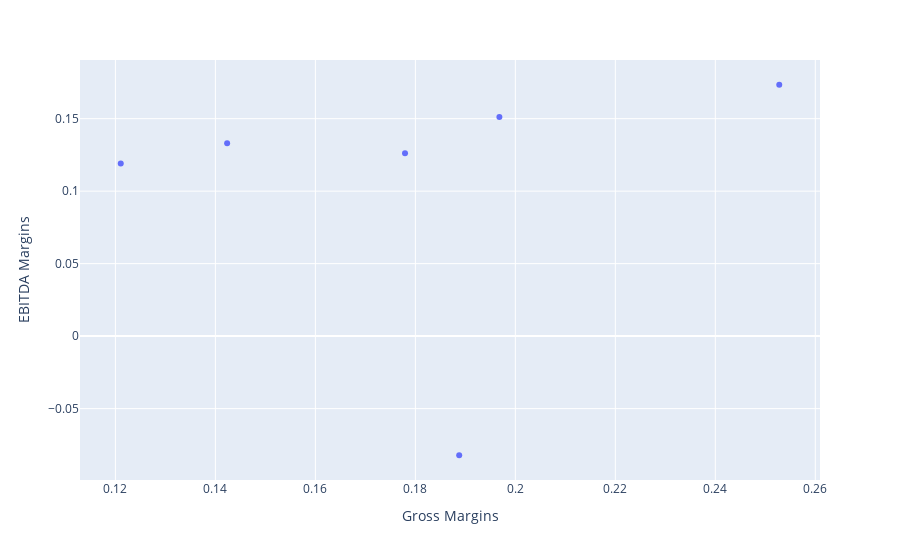

The code cell stored with this chart in its notebook:
### Code cell
fig = px.scatter(df_margins,
             x='Gross Margins',
             y='EBITDA Margins',
             hover_data=['Ticker'])

fig.update_yaxes(title='EBITDA Margins', visible=True, showticklabels=True)
fig.update_xaxes(title='Gross Margins', visible=True, showticklabels=True)
fig.show()

### Figure 1 — Plotly figure (JSON) as saved in the notebook; plotly's stock layout.template omitted (floating-point values rounded to 4 significant figures)
{"data": [{"customdata": [["F"], ["TM"], ["GM"], ["VWAGY"], ["TSLA"], ["NIO"]], "hovertemplate": "Gross Margins=%{x}<br>EBITDA Margins=%{y}<br>Ticker=%{customdata[0]}<extra></extra>", "legendgroup": "", "marker": {"color": "#636efa", "symbol": "circle"}, "mode": "markers", "name": "", "orientation": "v", "showlegend": false, "type": "scatter", "x": [0.1211, 0.1968, 0.1424, 0.1779, 0.2528, 0.1888], "xaxis": "x", "y": [0.119, 0.1512, 0.133, 0.1262, 0.1734, -0.08218], "yaxis": "y"}], "layout": {"legend": {"tracegroupgap": 0}, "margin": {"t": 60}, "xaxis": {"anchor": "y", "domain": [0, 1], "showticklabels": true, "title": {"text": "Gross Margins"}, "visible": true}, "yaxis": {"anchor": "x", "domain": [0, 1], "showticklabels": true, "title": {"text": "EBITDA Margins"}, "visible": true}}}
